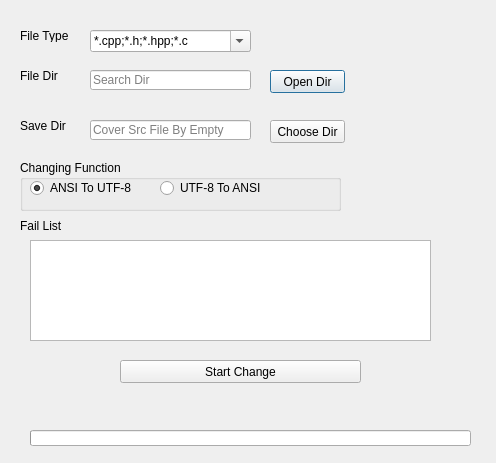
<?xml version="1.0" encoding="UTF-8"?>
<ui version="4.0">
 <author>饭团君</author>
 <class>FileCodeToolDialog</class>
 <widget class="QDialog" name="FileCodeToolDialog">
  <property name="windowModality">
   <enum>Qt::ApplicationModal</enum>
  </property>
  <property name="geometry">
   <rect>
    <x>0</x>
    <y>0</y>
    <width>496</width>
    <height>463</height>
   </rect>
  </property>
  <property name="windowTitle">
   <string>File Code Tool</string>
  </property>
  <widget class="QLabel" name="label">
   <property name="geometry">
    <rect>
     <x>20</x>
     <y>30</y>
     <width>54</width>
     <height>12</height>
    </rect>
   </property>
   <property name="text">
    <string>File Type</string>
   </property>
  </widget>
  <widget class="QComboBox" name="FileTypeCombo">
   <property name="geometry">
    <rect>
     <x>90</x>
     <y>30</y>
     <width>161</width>
     <height>22</height>
    </rect>
   </property>
   <property name="editable">
    <bool>true</bool>
   </property>
   <item>
    <property name="text">
     <string>*.cpp;*.h;*.hpp;*.c</string>
    </property>
   </item>
   <item>
    <property name="text">
     <string>*.txt</string>
    </property>
   </item>
   <item>
    <property name="text">
     <string>*.html;*.htm</string>
    </property>
   </item>
  </widget>
  <widget class="QLabel" name="label_2">
   <property name="geometry">
    <rect>
     <x>20</x>
     <y>70</y>
     <width>54</width>
     <height>12</height>
    </rect>
   </property>
   <property name="text">
    <string>File Dir</string>
   </property>
  </widget>
  <widget class="QLineEdit" name="SrcDirEdit">
   <property name="geometry">
    <rect>
     <x>90</x>
     <y>70</y>
     <width>161</width>
     <height>20</height>
    </rect>
   </property>
   <property name="text">
    <string/>
   </property>
   <property name="placeholderText">
    <string>Search Dir</string>
   </property>
  </widget>
  <widget class="QPushButton" name="SrcDirBtn">
   <property name="geometry">
    <rect>
     <x>270</x>
     <y>70</y>
     <width>75</width>
     <height>23</height>
    </rect>
   </property>
   <property name="text">
    <string>Open Dir</string>
   </property>
  </widget>
  <widget class="QGroupBox" name="groupBox">
   <property name="geometry">
    <rect>
     <x>20</x>
     <y>160</y>
     <width>321</width>
     <height>51</height>
    </rect>
   </property>
   <property name="title">
    <string>Changing Function</string>
   </property>
   <widget class="QRadioButton" name="UToARadio">
    <property name="geometry">
     <rect>
      <x>140</x>
      <y>20</y>
      <width>101</width>
      <height>16</height>
     </rect>
    </property>
    <property name="text">
     <string>UTF-8 To ANSI</string>
    </property>
   </widget>
   <widget class="QRadioButton" name="AToURadio">
    <property name="geometry">
     <rect>
      <x>10</x>
      <y>20</y>
      <width>101</width>
      <height>16</height>
     </rect>
    </property>
    <property name="text">
     <string>ANSI To UTF-8</string>
    </property>
    <property name="checked">
     <bool>true</bool>
    </property>
   </widget>
  </widget>
  <widget class="QProgressBar" name="Progress">
   <property name="geometry">
    <rect>
     <x>30</x>
     <y>430</y>
     <width>441</width>
     <height>16</height>
    </rect>
   </property>
   <property name="value">
    <number>0</number>
   </property>
   <property name="textVisible">
    <bool>false</bool>
   </property>
  </widget>
  <widget class="QPushButton" name="OKBtn">
   <property name="geometry">
    <rect>
     <x>120</x>
     <y>360</y>
     <width>241</width>
     <height>23</height>
    </rect>
   </property>
   <property name="text">
    <string>Start Change</string>
   </property>
  </widget>
  <widget class="QLabel" name="label_3">
   <property name="geometry">
    <rect>
     <x>20</x>
     <y>120</y>
     <width>54</width>
     <height>12</height>
    </rect>
   </property>
   <property name="text">
    <string>Save Dir</string>
   </property>
  </widget>
  <widget class="QLineEdit" name="DstDirEdit">
   <property name="geometry">
    <rect>
     <x>90</x>
     <y>120</y>
     <width>161</width>
     <height>20</height>
    </rect>
   </property>
   <property name="text">
    <string/>
   </property>
   <property name="placeholderText">
    <string>Cover Src File By Empty</string>
   </property>
  </widget>
  <widget class="QPushButton" name="DstDirBtn">
   <property name="geometry">
    <rect>
     <x>270</x>
     <y>120</y>
     <width>75</width>
     <height>23</height>
    </rect>
   </property>
   <property name="text">
    <string>Choose Dir</string>
   </property>
  </widget>
  <widget class="QLabel" name="WorkingLabel">
   <property name="geometry">
    <rect>
     <x>30</x>
     <y>410</y>
     <width>441</width>
     <height>16</height>
    </rect>
   </property>
   <property name="text">
    <string/>
   </property>
  </widget>
  <widget class="QListWidget" name="FailListWidget">
   <property name="geometry">
    <rect>
     <x>30</x>
     <y>240</y>
     <width>401</width>
     <height>101</height>
    </rect>
   </property>
  </widget>
  <widget class="QLabel" name="label_4">
   <property name="geometry">
    <rect>
     <x>20</x>
     <y>220</y>
     <width>54</width>
     <height>12</height>
    </rect>
   </property>
   <property name="text">
    <string>Fail List</string>
   </property>
  </widget>
 </widget>
 <layoutdefault spacing="6" margin="11"/>
 <resources>
  <include location="FileCodeTool.qrc"/>
 </resources>
 <connections/>
</ui>
